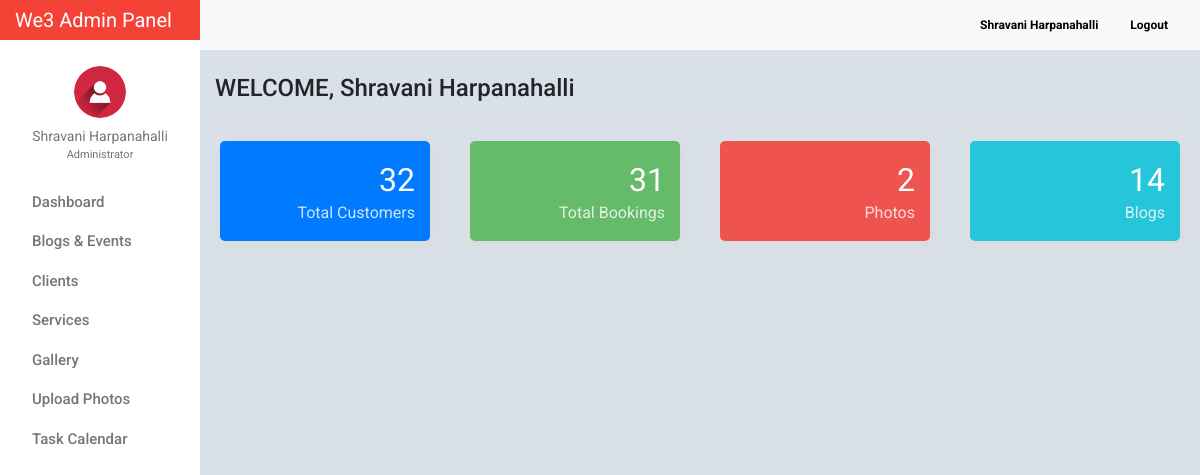
Screenshot of /dashboard.php (signed in) with the database file from the repository.
### tables this page shows
CREATE TABLE `tblusers` (
  `id` int(11) NOT NULL,
  `firstname` varchar(32) NOT NULL,
  `lastname` varchar(32) NOT NULL,
  `gender` enum('m','f') NOT NULL,
  `username` varchar(50) NOT NULL,
  `password` varchar(50) NOT NULL,
  `email` varchar(100) NOT NULL,
  `designation` varchar(100) NOT NULL,
  `address` text NOT NULL,
  `access_level` enum('0','1','2') NOT NULL,
  `profile_picture` varchar(100) NOT NULL,
  `date_created` varchar(100) NOT NULL
);

### include/database.php (called while the page is built, shortened)
<?php
class Database
{
    public $connection;
    public function open_connection()
    {
        $this->connection = mysqli_connect(DB_HOST, DB_USER, DB_PASS, DB_NAME);
    }
    public function query($sql)
    {
        $result = mysqli_query($this->connection, $sql);
        return $result;
    }
}
$db = new Database();
?>

### include/db_object.php (called while the page is built, shortened)
<?php
class DB_Object
{
    public static function find_by_id($id) {
        $the_result_array = static::find_by_query("SELECT * FROM " . static::$db_table . " WHERE id = $id ORDER BY id DESC  LIMIT 1 ");
        return !empty($the_result_array) ? array_shift($the_result_array) : false;
    }
    public static function find_by_query($sql) {
        global $db;
        $result_set = $db->query($sql);
        $the_object_array = array();
        while($row = mysqli_fetch_array($result_set)) {
            $the_object_array[] = static::instantiation($row);
        }
        return $the_object_array;
    }
    public static function instantiation($the_record){
        $the_object = new $calling_class;
        foreach($the_record as $the_attribute => $value)
        {
            if($the_object->has_the_attribute($the_attribute)) {
                $the_object->$the_attribute = $value;
            }
        }
        return $the_object;
    }
    private function has_the_attribute($the_attribute) {
        $object_properties = get_object_vars($this);
        return array_key_exists($the_attribute, $object_properties);
    }
    public static function count_all()
    {
        global $db;
        $sql = "SELECT COUNT(*) FROM " .static::$db_table;
        $result_count = $db->query($sql);
        $row = mysqli_fetch_array($result_count);
        return array_shift($row);
    }
}
?>

### include/Users.php (called while the page is built, shortened)
<?php
class Users extends DB_Object
{
    public $profile_picture;
    public $upload_directory = "upload/users";
    public $image_placeholder = "http://placehold.it/64x64&text=images";
    public function profile_picture_picture() {
        return empty($this->profile_picture) ? $this->image_placeholder : $this->upload_directory. '/' .$this->profile_picture;
    }
}
?>

### include/Account_Details.php (called while the page is built, shortened)
<?php
class Account_Details extends DB_Object
{
    public static function count_user() {
        global $db;
        $sql = "SELECT count(id) FROM tblaccounts_detail";
        $result_count = $db->query($sql);
        $row = mysqli_fetch_array($result_count);
        return array_shift($row);
    }
}
?>

### include/Booking.php (called while the page is built, shortened)
<?php
class Booking extends DB_Object
{
    protected static $db_table = "tblweddingbook";
    public static function count_booking() {
        global $db;
        $sql = "SELECT count(booking_id) FROM ". self::$db_table;
        $result_count = $db->query($sql);
        $row = mysqli_fetch_array($result_count);
        return array_shift($row);
    }
}
?>

### dashboard.php (the view, shortened to what this page needs)
<?php
    $user_count =  Account_Details::count_user();
    $booking_count =  Booking::count_booking();
    $gallery_count =  Gallery::count_all();
    $event_post =  EventWedding::count_all();
?>
<?php $users_profile = Users::find_by_id($_SESSION['id']); ?>
<!doctype html>
<html lang="en">
<head>
    <link href="css/bootstrap.min.css" rel="stylesheet">
    <link href="css/dashboard.css" rel="stylesheet">
    <link href="css/dataTables.bootstrap4.min.css" rel="stylesheet">
    <link rel="stylesheet" href="css/font-awesome.min.css">
    <link rel="stylesheet" type="text/css"
          href="https://cdn.materialdesignicons.com/2.1.19/css/materialdesignicons.min.css">
</head>
<body>
<?php include_once 'include/sidebar.php'; ?>
<div class="d-flex justify-content-between flex-wrap flex-md-nowrap align-items-center pb-2 mb-3 border-bottom">
    <h4 class="h4 mt-4">WELCOME, <?= ucfirst($users_profile->firstname) . ' ' . ucfirst($users_profile->lastname); ?></h4>
</div>
    <div class="row">
    <div class="col-lg-3">
      <div class="card-counter primary">
        <span class="count-numbers"><?=  $user_count; ?></span>
        <span class="count-name">Total Customers</span>
      </div>
    </div>
    <div class="col-lg-3">
      <div class="card-counter success">
        <span class="count-numbers"><?=  $booking_count; ?></span>
        <span class="count-name">Total Bookings</span>
      </div>
    </div>
    <div class="col-lg-3">
      <div class="card-counter danger">
        <span class="count-numbers"><?=  $gallery_count; ?></span>
        <span class="count-name">Photos</span>
      </div>
    </div>
    <div class="col-lg-3">
      <div class="card-counter info">
        <span class="count-numbers"><?=  $event_post; ?></span>
        <span class="count-name">Blogs</span>
      </div>
    </div>
  </div>
<?php include_once 'include/footer.php';?>

### include/sidebar.php (shortened to what this page needs)
<nav class="navbar sticky-top p-0" style="width: 16.7%;background-color: #f44336;">
    <a class="navbar-brand col-sm-3 col-md-2 mr-0" style="color:white;" href="dashboard.php">
        We3 Admin Panel
    </a>
</nav>
<div class="container-fluid">
    <div class="row">
        <nav class="col-md-2 d-none d-md-block bg-light sidebar">
            <div class="sidebar-sticky">
                <ul class="nav flex-column">
                    <li class="nav-item mt-3">
                        <div class="text-center">
                            <a href="users_profile.php" class="user-button">
                                <img src="<?= $users_profile->profile_picture_picture(); ?>" class="img-fluid rounded-circle" width="52" height="52" alt="">
                                <div class="user-profile"><?= $users_profile->firstname . ' ' . $users_profile->lastname; ?></div>
                            </a>
                                <div class="text-center mt-0" style="font-size: 11px;color:#72777a;">
                                    <?= ($users_profile->designation == 0) ? 'Administrator' : 'Moderator'; ?>
                                </div>
                        </div>
                    </li>
                    <li class="nav-item"><div class="dropdown-divider"></div></li>
                    <li class="nav-item">
                        <a class="nav-link" href="dashboard.php">
                            Dashboard <span class="sr-only">(current)</span>
                        </a>
                    </li>
                    <li class="nav-item"><div class="dropdown-divider"></div></li>
                    <li class="nav-item">
                        <a class="nav-link" href="blog_events.php">
                            Blogs &amp; Events
                        </a>
                    </li>
                    <li class="nav-item"><div class="dropdown-divider"></div></li>
                    <li class="nav-item">
                        <a class="nav-link" href="client.php" >
                            Clients
                        </a>
                    </li>
                    <li class="nav-item"><div class="dropdown-divider"></div></li>
                    <li class="nav-item">
                        <a class="nav-link" href="service_list.php">
                            Services
                        </a>
                    </li>
                    <li class="nav-item"><div class="dropdown-divider"></div></li>
                    <li class="nav-item">
                        <a class="nav-link" href="photos_view.php">
                            Gallery
                        </a>
                    </li>
                    <li class="nav-item"><div class="dropdown-divider"></div></li>
                    <li class="nav-item">
                        <a class="nav-link" href="photos_add.php">
                            Upload Photos
                        </a>
                    </li>
                    <li class="nav-item"><div class="dropdown-divider"></div></li>
                    <li class="nav-item">
                        <a class="nav-link" href="task_all_calendar.php">
                            Task Calendar
                        </a>
                    </li>
                </ul>
            </div>
        </nav>
        <main role="main" class="col-md-9 ml-sm-auto col-lg-10" style="margin-top: -40px;z-index: 999">
            <nav class="navbar navbar-expand-lg navbar-light bg-light" style="margin-left:-15px;margin-right: -15px;">
                <div class="form-inline my-2 my-lg-0">
                    <a class="nav-link" href="users_profile.php"><b><?= ucfirst($users_profile->firstname) . ' ' . ucfirst($users_profile->lastname); ?></b></a>
                    <a class="nav-link" href="logout.php"><b><i class="mdi mdi-logout" style="color: #f44336!important;"></i> Logout</b></a>
                </div>
            </nav>

### css/dashboard.css (style rules this page uses)
body { font-size: .875rem; font-family: 'Roboto', 'Segoe UI',sans-serif; background: #D9E0E7; }
.sidebar { position: fixed; top: 0; bottom: 0; left: 0; z-index: 100; padding: 0; box-shadow: inset -1px 0 0 rgba(0, 0, 0, .1); background-color: #fff; }
.sidebar-sticky { position: -webkit-sticky; position: sticky; top: 40px; height: calc(100vh - 48px); height: 100% !important; padding-top: 2.5rem; overflow-x: hidden; overflow-y: auto; background-color: #fff; }
.sidebar .nav-link { font-weight: 500; color: #72777a; font-size: 15px; text-transform: capitalize; transition: all 2s linear; font-family: 'Roboto', sans-serif; }
.nav.flex-column li.nav-item:nth-child(2) { margin-top:10px; }
.user-profile { color: #72777a; margin-top: 8px; }
img.img-fluid.rounded-circle { margin-top: 10px; }
.form-inline.my-2.my-lg-0 a.nav-link { color: black; font-size: 12px; }
.dropdown-divider { border-top: 1px solid #fff; }
.nav.flex-column a.nav-link { padding: .0rem 1rem; }
.user-profile { text-transform: capitalize; }

### dashboard.php (style rules this page uses)
.card-counter { box-shadow: 2px 2px 10px #DADADA; margin: 5px; padding: 0px 9px; background-color: #fff; height: 100px; border-radius: 5px; transition: .3s linear all; }
.card-counter.primary { background-color: #007bff; color: #FFF; }
.card-counter.danger { background-color: #ef5350; color: #FFF; }
.card-counter.success { background-color: #66bb6a; color: #FFF; }
.card-counter.info { background-color: #26c6da; color: #FFF; }
.card-counter .count-numbers { position: absolute; right: 35px; top: 20px; font-size: 32px; display: block; }
.card-counter .count-name { position: absolute; right: 35px; top: 65px; text-transform: capitalize; opacity: 0.8; display: block; font-size: 16px; }

### rows the page displays
tblusers: profile_picture (picture), firstname "Shravani", lastname "Harpanahalli"

### other values shown
$user_count "32"
$booking_count "31"
$gallery_count "2"
$event_post "14"
